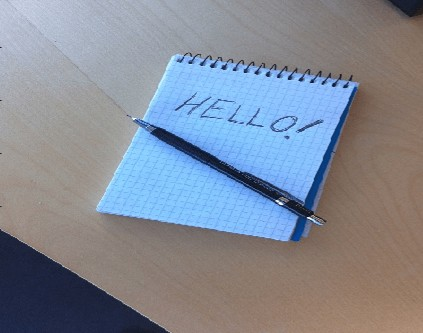
%> input picture cnn/filter/hello.jpg, 423 x 333 px
$ octave image_filter.m   (GNU Octave 9; MATLAB toolbox functions it lacks are replaced by stand-ins)
%> lines starting %> are read from the running program, lines starting %| are printed output that depends on the picture
clc;
clear;

figure(1)
im = imread('hello.jpg');
%> im is the input picture: size 333x423x3 uint8; mean R, G, B 131.4, 137.5, 149.3
imshow(im);

figure(2)

% Convert a color image to a gray image
gray_im = (0.2989 * double(im(:, :, 1)) + 0.5870 * double(im(:, :, 2)) + 0.1140 * double(im(:, :, 3))) / 255;
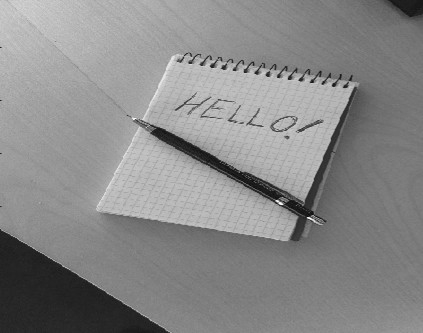
%> gray_im: size 333x423 double; min 0.0342, max 0.987, mean 0.537
imshow(gray_im);

figure(3)
BWs = edge(gray_im, 'sobel'); % Sobel filter
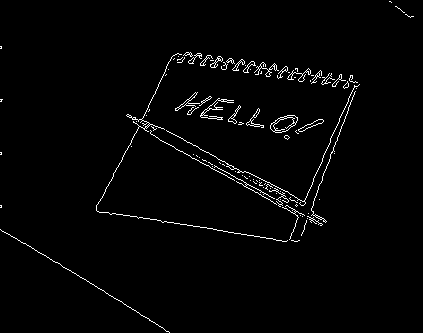
%> BWs: size 333x423 logical; 1.9% white in thin lines or dots
imshow(BWs)
